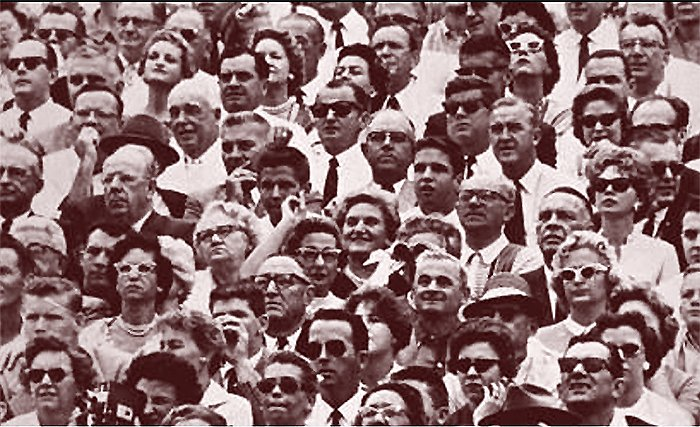
#> input picture tolpa-1.jpg, 700 x 427 px
$ python searchFaces.py
#> lines starting #> are read from the running program, lines starting #| are printed output that depends on the picture; after the words box and inside, x2 and y2 are one past the last pixel; in counts of white or black regions, pixels touching at a corner belong together
import cv2 as cv
face_cascade = cv.CascadeClassifier("haar.xml")
while True:
    frame = cv.imread("tolpa-1.jpg")
#> frame is the input picture: shape (427, 700, 3); mean B, G, R 113.4, 112.6, 140.3
    gray = cv.cvtColor(frame, cv.COLOR_BGR2GRAY)
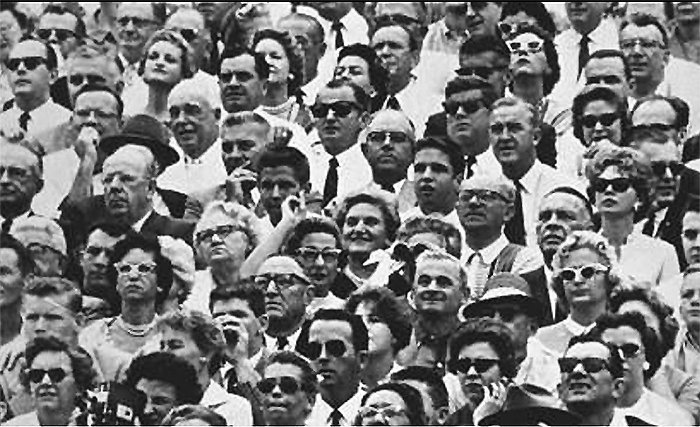
#> gray: shape (427, 700); min 0, max 255, mean 121
    faces = face_cascade.detectMultiScale(gray, 1.3, 5)
#> faces = 14 rows, first 6: [106, 4, 48, 48], [613, 24, 50, 50], [212, 58, 47, 47], [574, 101, 50, 50], [481, 108, 52, 52], [404, 148, 52, 52]

    for(x, y, width, height) in faces:
        cv.rectangle(frame, (x, y), (x + width, y + height), (255, 0, 0), 2)
#> this loop made 14 passes
#> (x, y, width, height) on passes 1 to 12: (106, 4, 48, 48), (613, 24, 50, 50), (212, 58, 47, 47), (574, 101, 50, 50), (481, 108, 52, 52), (404, 148, 52, 52), (336, 201, 51, 51), (108, 248, 53, 53), (248, 261, 52, 52), (408, 261, 52, 52), (16, 298, 52, 52), (360, 114, 57, 57)
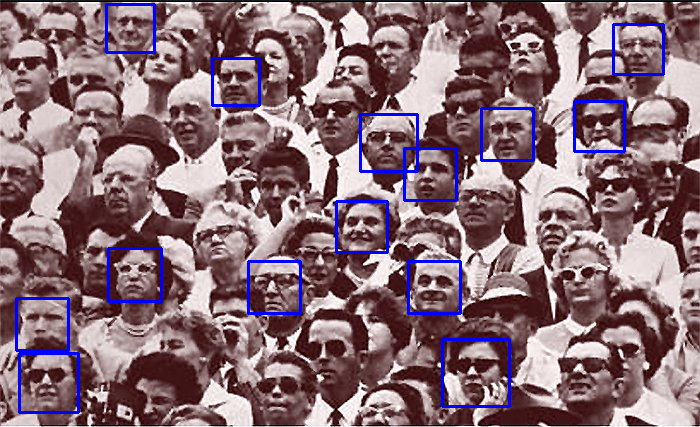
#> frame: shape (427, 700, 3); 2.95% of pixels changed, all inside (x1, y1, x2, y2) = (15, 3, 665, 414)
    cv.imshow('window', frame)
    key = cv.waitKey()
#> (key Esc is pressed here)
    if key == 27:
        break
cv.destroyAllWindows()
